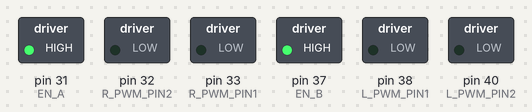
Bench run of a program on a simulated Raspberry Pi (header pin numbers). Parts: switched loads named in the program (green lamp = pin HIGH). At 0.0 s the program stops and its outputs stay as they are.

Above: at 0.1 s.
Timing chart, 0 to 1.5 s (numbered marks = the images above):
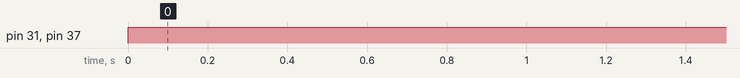

The program:

motor_driver.py
```python
#-----------------------------------------------------> HARDWARE CONNECTIONS <-----------------------------------------------------------

#  LEFT_MOTOR_CTL   RIGHT_MOTOR_CTL   DIRECTIONS          ENA     ENB
#
#    IN1    IN2  |  IN3    IN4                             [] --- []    <-- \
#     0      1   |   0      1          CLOCKWISE              / \            (refrence point of view)
#     1      0   |   1      0          ANTICLOCKWISE      [] ----- []   <-- /

#------------------------------------------------------------------------------------------------------------------------------------------

import RPi.GPIO as GPIO
GPIO.setwarnings(False)
GPIO.setmode(GPIO.BOARD)
import time

# hardware GPIO's pin setup
EN_A = 31
EN_B = 37
L_PWM_PIN1 = 38
L_PWM_PIN2 = 40
R_PWM_PIN2 = 32
R_PWM_PIN1 = 33

GPIO.setmode(GPIO.BOARD)
GPIO.setup(EN_A, GPIO.OUT, initial=GPIO.HIGH)
GPIO.setup(EN_B, GPIO.OUT, initial=GPIO.HIGH)
GPIO.setup(R_PWM_PIN1, GPIO.OUT, initial=GPIO.LOW)
GPIO.setup(R_PWM_PIN2, GPIO.OUT, initial=GPIO.LOW)
GPIO.setup(L_PWM_PIN1, GPIO.OUT, initial=GPIO.LOW)
GPIO.setup(L_PWM_PIN2, GPIO.OUT, initial=GPIO.LOW)

# setting initial PWM frequency for all 4 pins
L_MOTOR1 = GPIO.PWM(L_PWM_PIN1, 100)
R_MOTOR1 = GPIO.PWM(R_PWM_PIN1, 100)
L_MOTOR2 = GPIO.PWM(L_PWM_PIN2, 100)
R_MOTOR2 = GPIO.PWM(R_PWM_PIN2, 100)

# setting initial speed (duty cycle) for each pin as 0
L_MOTOR1.start(0)
R_MOTOR1.start(0)
L_MOTOR2.start(0)
R_MOTOR2.start(0)


def forward(left, right):
    print("forward, Left- ",left,"Right- ",right)
    L_MOTOR1.ChangeDutyCycle(left)
    R_MOTOR1.ChangeDutyCycle(right)
def backward(left, right):
    print("backward left- ",left,"Right- ",right)
    R_MOTOR2.ChangeDutyCycle(left)
    L_MOTOR2.ChangeDutyCycle(right)

def stop():
    L_MOTOR1.stop()
    R_MOTOR1.stop()
    L_MOTOR2.stop()
    R_MOTOR2.stop()
    GPIO.cleanup()
```

Measured:
- by itself, pin 31 (EN_A), pin 37 (EN_B): LOW → HIGH at 0.00 s
